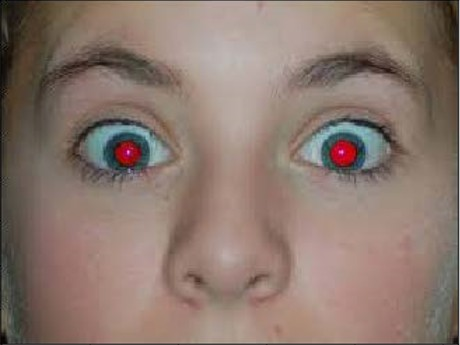
#> input picture red_eye2.jpg, 460 x 345 px
$ jupyter execute --allow-errors 20180516.ipynb
#> lines starting #> are read from the running program, lines starting #| are printed output that depends on the picture
#> further down, img is the input picture: shape (345, 460, 3); mean R, G, B 139, 119.5, 109.8
[cell 1]
from skimage import io
import matplotlib.pyplot as plt
import math

def distance(color1,color2):
    dif=0
    for i in range(0,3):
        dif = dif + math.pow((color1[i]-color2[i]),2)
    return math.sqrt(dif)

def removeRedEye(image,startX,endX,startY,endY,red_eye):
#> called with startX = 70, endX = 100, startY = 50, endY = 220
    rows,cols,dims=image.shape
#> rows = 345; cols = 460; dims = 3
    for i in range(0,rows):
        for j in range(0,cols):
            if (startX <=i <=endX) and (startY<=j<=endY):
                image[i,j,0] = 50
                image[i,j,1] = 50
                image[i,j,2] = 50
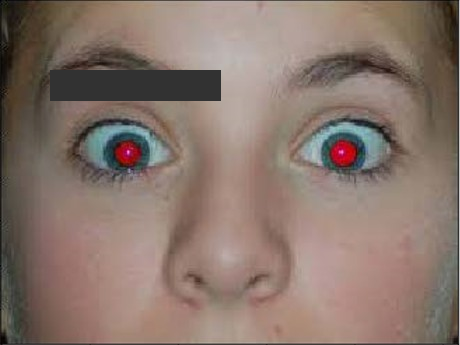
#> image: shape (345, 460, 3); mean R, G, B 136.1, 117.2, 107.8
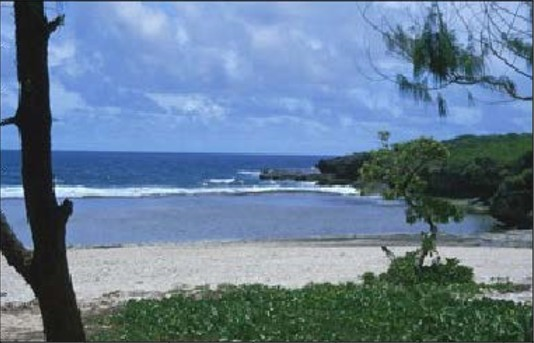
#> input picture scene.jpg, 534 x 343 px
#> further down, img is the input picture: shape (343, 534, 3); mean R, G, B 101.8, 125.5, 150.1
    return image

img=io.imread('red_eye2.jpg')
io.imshow(img)

red_eye = [250,20,20]
img2 = removeRedEye(img,70,100,50,220,red_eye)
plt.figure()
io.imshow(img2)
io.show()

[cell 2]
from skimage import io
import matplotlib.pyplot as plt
import math

def posterize(image):
    rows,cols,dims=image.shape
#> rows = 343; cols = 534; dims = 3
    for i in range(0,rows):
        for j in range(0,cols):
            red = image[i,j,0]
            if(red<64):
                image[i,j,0]=31
            if(red>63 and red<128):
                image[i,j,0]=95
            if(red>127 and red<192):
                image[i,j,0]=159
            if(red>191):
                image[i,j,0]=223

            green = image[i,j,1]
            if(green<64):
                image[i,j,1]=31
            if(green>63 and green<128):
                image[i,j,1]=95
            if(green>127 and green<192):
                image[i,j,1]=159
            if(green>191):
                image[i,j,1]=223

            blue = image[i,j,2]
            if (blue<64):
                image[i,j,2]=31
            if (blue>63 and blue<128):
                image[i,j,2]=95
            if (blue>127 and blue<192):
                image[i,j,2]=159
            if (blue>191):
                image[i,j,2]=223
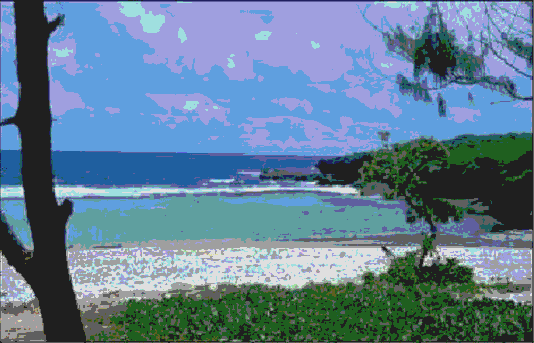
#> image: shape (343, 534, 3); mean R, G, B 97.4, 127, 149.6
    return image

img=io.imread('scene.jpg')
io.imshow(img)

img2 = posterize(img)
plt.figure()
io.imshow(img2)
io.show()

[cell 3]
from skimage import io
import matplotlib.pyplot as plt
import math

def distance(color1,color2):
    dif=0
    for i in range(0,3):
        dif = dif + math.pow((color1[i]-color2[i]),2)
    return math.sqrt(dif)

def swapBack(image,bg,newBg,thresh):
    rows,cols,dims=image.shape
    for i in range(0,rows):
        for j in range(0,cols):
            dif = distance(image[i,j],bg[i,j])
            if dif <thresh:
                for k in range(0,3):
                    ret_img[i,j,k] = newBg[i,j,k]
            else:
                for k in range(0,3):
                    ret_img[i,j,k] = image[i,j,k]
    return ret_img

img=io.imread('dog1.jpg')
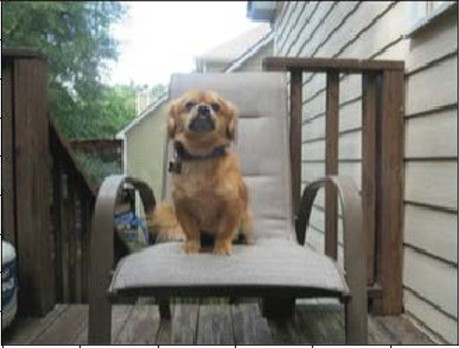
#> input picture dog1.jpg, 459 x 348 px
#> img is the input picture: shape (348, 459, 3); mean R, G, B 122.2, 121, 113.7
io.imshow(img)

img2=io.imread('dog2.jpg')
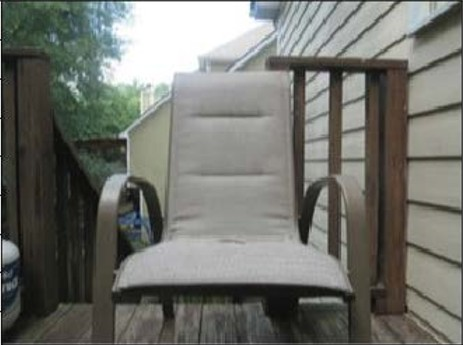
#> input picture dog2.jpg, 463 x 345 px
#> img2 is the input picture: shape (345, 463, 3); mean R, G, B 113.5, 114.9, 109
plt.figure()
io.imshow(img2)

img3=io.imread('road.jpg')
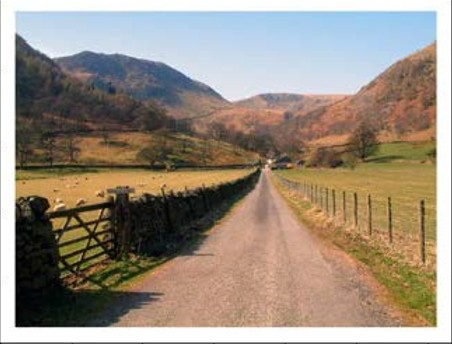
#> input picture road.jpg, 452 x 344 px
#> img3 is the input picture: shape (344, 452, 3); mean R, G, B 153.9, 141.6, 127.2
plt.figure()
io.imshow(img3)

threshold = 200
#> (the rest of this cell did not finish here and is left out)

plt.figure()
io.imshow(img4)
io.show()

[cell 4]
from skimage import io
import matplotlib.pyplot as plt
import math
import numpy as np

def distance(color1,color2):
    dif =0
    for i in range(0,3):
        dif = dif + math.pow((color1[i]-color2[i]),2)
    return math.sqrt(dif)
def chromakey(image,newbg,thresh,bgColor):
    rows,cols,dims=image.shape
    ret_img = np.uint8(np.zeros((rows,cols,3)))
    for i in range(0,rows):
        for j in range(0,cols):
            dif = distance(image[i,j],bgColor)
            if dif <thresh:
                for k in range(0,3):
                    ret_img[i,j,k] = newBg[i,j,k]
            else:
                for k in range(0,3):
                    ret_img[i,j,k] = image[i,j,k]
    return ret_img

img=io.imread('chromakey.jpg')
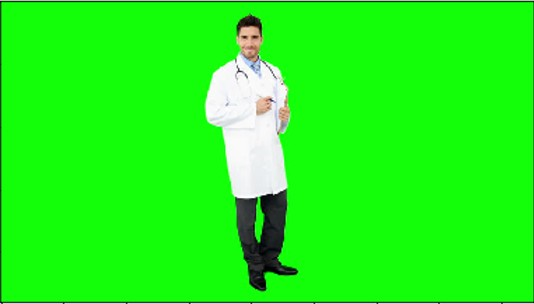
#> input picture chromakey.jpg, 534 x 304 px
#> img is the input picture: shape (304, 534, 3); mean R, G, B 33.2, 245.5, 24.1
io.imshow(img)

#> (the rest of this cell did not finish here and is left out)
